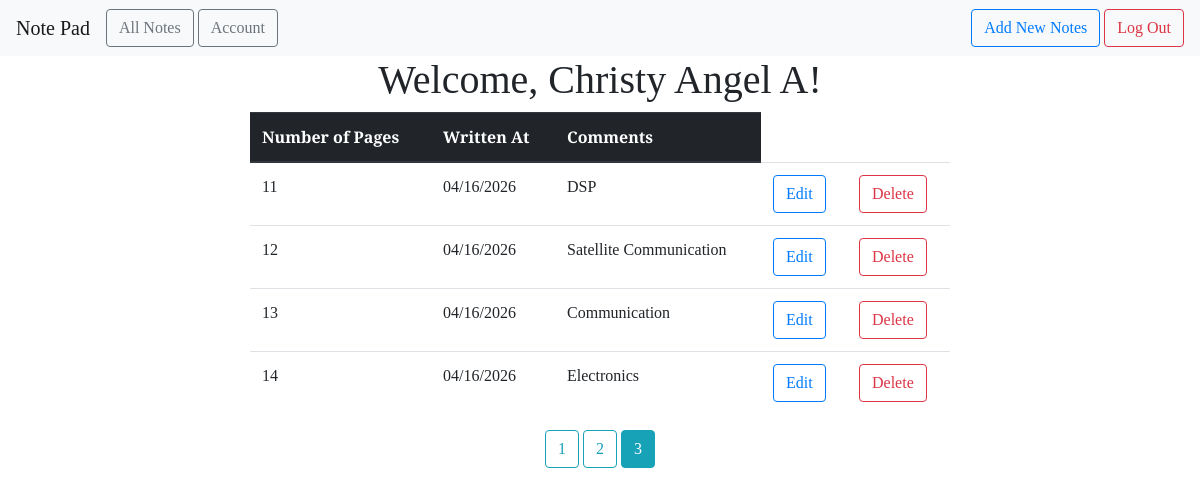
Page /all?page=3 (signed in) on the committed database.
### notepad/models.py (models this page shows)
class User(db.Model, UserMixin):
    id = db.Column(db.Integer, primary_key=True)  # primary keys are required by SQLAlchemy
    email = db.Column(db.String(100), unique=True)
    password = db.Column(db.String(100))
    name = db.Column(db.String(1000))
    notes = db.relationship('Notes', backref = 'author', lazy=True)

class Notes(db.Model):
    id = db.Column(db.Integer, primary_key = True)
    subject = db.Column(db.String)
    date_posted = db.Column(db.DateTime, default=datetime.utcnow)
    comment = db.Column(db.Text)
    user_id = db.Column(db.Integer, db.ForeignKey('user.id'))

### notepad/main.py (the view)
@main.route('/all')
@login_required
def user_notes():
    page = request.args.get('page', 1, type=int)
    notes = User.query.filter_by(email = current_user.email).first_or_404()
    user = current_user
    notes = Notes.query.filter_by(author=current_user).paginate(page=page, per_page=5)
    return render_template('all_notes.html', notes=notes, user=user)

### notepad/__init__.py (called while the page is built)
def create_app():
    app = Flask(__name__)
    app.config["SECRET_KEY"] = 'secret-key'
    app.config["SQLALCHEMY_DATABASE_URI"] = "sqlite:///db.sqlite"
    db.init_app(app)
    from .models import User
    login_manager = LoginManager()
    login_manager.login_view = 'auth.login'
    login_manager.init_app(app)
    @login_manager.user_loader
    def load_user(user_id):
        return User.query.get(int(user_id))
    from .main import main
    app.register_blueprint(main)
    from .auth import auth
    app.register_blueprint(auth)
    with app.app_context():
        db.create_all()
    return app

### notepad/templates/all_notes.html (shortened to what this page needs)
{% extends "base.html" %} {% block head %} {{ super() }}
<link
  rel="stylesheet"
  href="{{ url_for('static', filename= 'extended_beauty.css') }}"
/>
{% endblock %} {% block content %}
<center>
<h1>
  Welcome, {{ user.name }}!
</h1>
</center>
<center>
<div>
  <table class="table table-hover" style="width: 700px;">
    <thead class="thead-dark">
      <tr>
        <th scope="col">Number of Pages</th>
        <th scope="col">Written At</th>
        <th scope="col">Comments</th>
      </tr>
    </thead>
    <tbody>
      {% for note in notes.items %}
      <tr>
        <td>{{ note.subject }}</td>
        <td>{{ note.date_posted.strftime('%m/%d/%Y') }}</td>
        <td>{{ note.comment }}</td>
        <td>
          <a
            href="{{url_for('main.update_notes', notes_id=note.id)}}"
            class="btn btn-outline-primary"
            role="button"
          >
            Edit
          </a>
        </td>
        <td>
          <a
            href="{{url_for('main.delete_notes', notes_id=note.id)}}"
            class="btn btn-outline-danger"
            role="button"
          >
            Delete
          </a>
        </td>
      </tr>
      {% endfor %}
    </tbody>
  </table>
  {% for page_num in notes.iter_pages(left_edge=1, right_edge=1, left_current=1, right_current=1) %}
  {% if page_num %}
  {%if notes.page == page_num%}
  <a
    href="{{url_for('main.user_notes', page=page_num)}}"
    class="btn btn-info mb-4">
    {{page_num}}
  </a>
  {% else %}
  <a
    href="{{url_for('main.user_notes', page=page_num)}}"
    class="btn btn-outline-info mb-4">
    {{page_num}}
  </a>
  {% endif%}
  {% else %}
  ....
  {% endif %}
  {% endfor %}
</div>
</center>
{% endblock %}

### notepad/static/beauty.css (style rules this page uses)
* { font-family: "Arvo", serif; }

### notepad/static/extended_beauty.css (style rules this page uses)
h1, h2, h4, p { font-family: "Arvo", serif; }

### rows in the picture
User: name "Christy Angel A"
Notes: subject "11", date_posted "04/16/2026", comment "DSP"
Notes: subject "12", date_posted "04/16/2026", comment "Satellite Communication"
Notes: subject "13", date_posted "04/16/2026", comment "Communication"
Notes: subject "14", date_posted "04/16/2026", comment "Electronics"

### other values in the picture
{{ page_num }} "1" "2"
{{ page_num }} "3"
